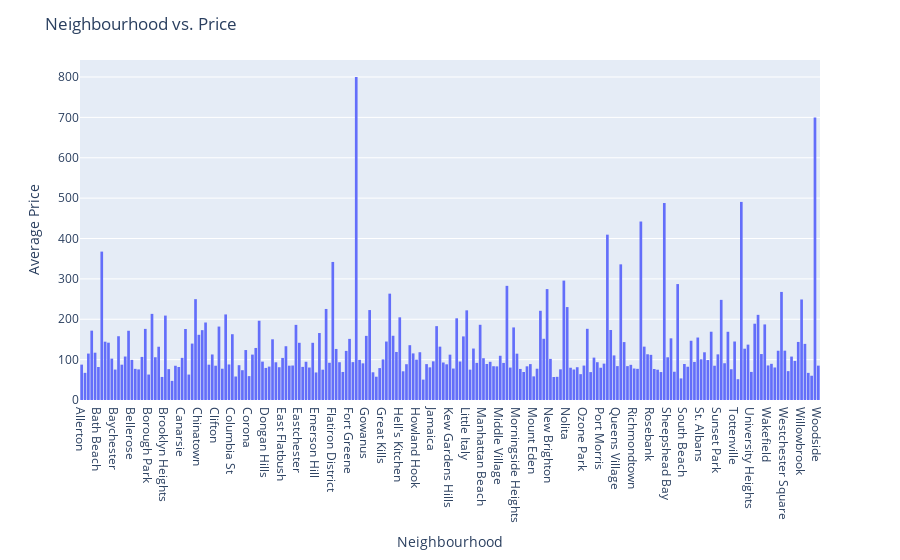

Notebook code cell kept with this figure:
### Code cell
import plotly.express as px

average_price_by_each_neighbourhood = dict(df.groupby('neighbourhood')['price'].mean())

plotly_histogram_figure = px.histogram(df, x=average_price_by_each_neighbourhood.keys(), y=average_price_by_each_neighbourhood.values())
plotly_histogram_figure.update_layout(title='Neighbourhood vs. Price', xaxis_title='Neighbourhood', yaxis_title='Average Price')
plotly_histogram_figure.show()

### Figure 1 — Plotly figure (JSON) as saved in the notebook; plotly's stock layout.template omitted (floating-point values rounded to 4 significant figures; data arrays with more than 128 entries replaced by an {"elided": "..."} marker saying what was removed)
{"data": [{"alignmentgroup": "True", "bingroup": "x", "histfunc": "sum", "hovertemplate": "x=%{x}<br>sum of y=%{y}<extra></extra>", "legendgroup": "", "marker": {"color": "#636efa", "pattern": {"shape": ""}}, "name": "", "offsetgroup": "", "orientation": "v", "showlegend": false, "type": "histogram", "x": {"elided": "221 str values"}, "xaxis": "x", "y": {"elided": "221 float values"}, "yaxis": "y"}], "layout": {"barmode": "relative", "legend": {"tracegroupgap": 0}, "margin": {"t": 60}, "title": {"text": "Neighbourhood vs. Price"}, "xaxis": {"anchor": "y", "domain": [0, 1], "title": {"text": "Neighbourhood"}}, "yaxis": {"anchor": "x", "domain": [0, 1], "title": {"text": "Average Price"}}}}
